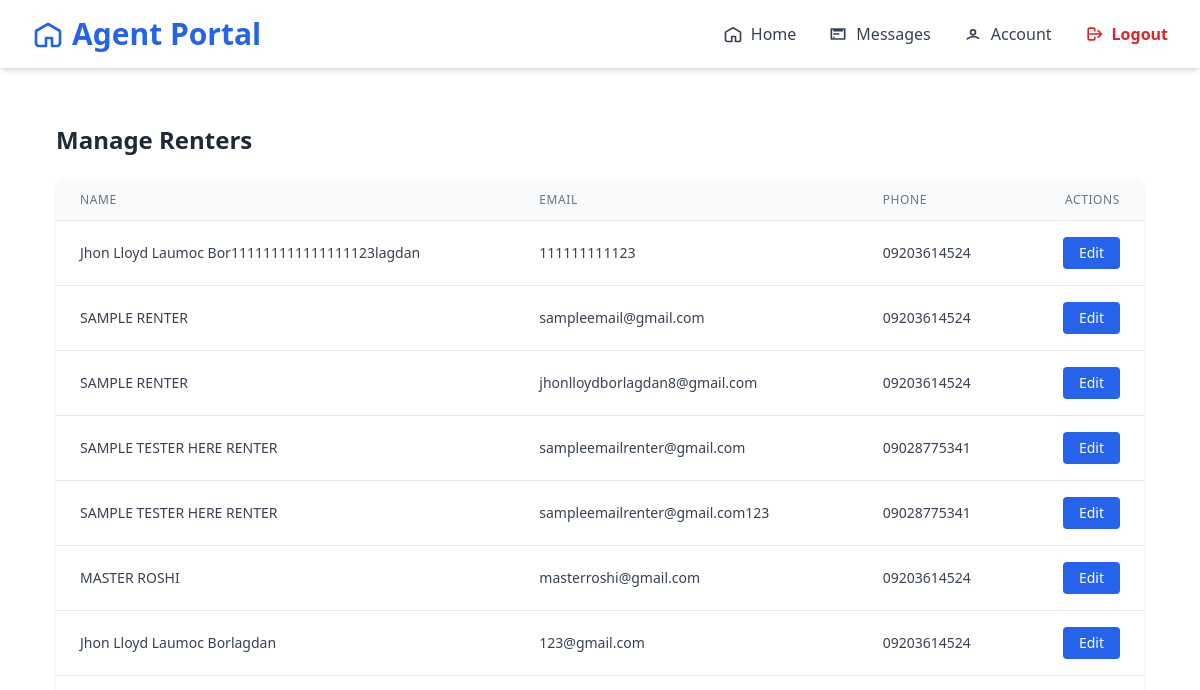
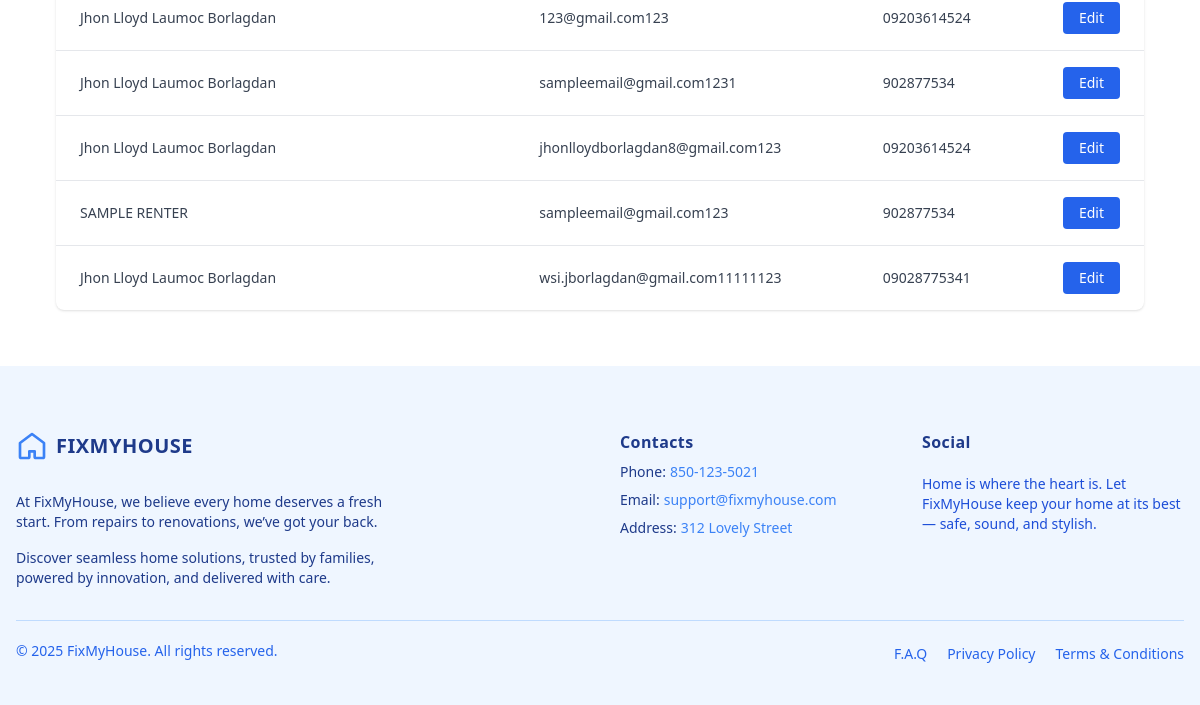
The page /agent/renters/ (signed in) on the database as committed earlier (2 pictures, top to bottom).
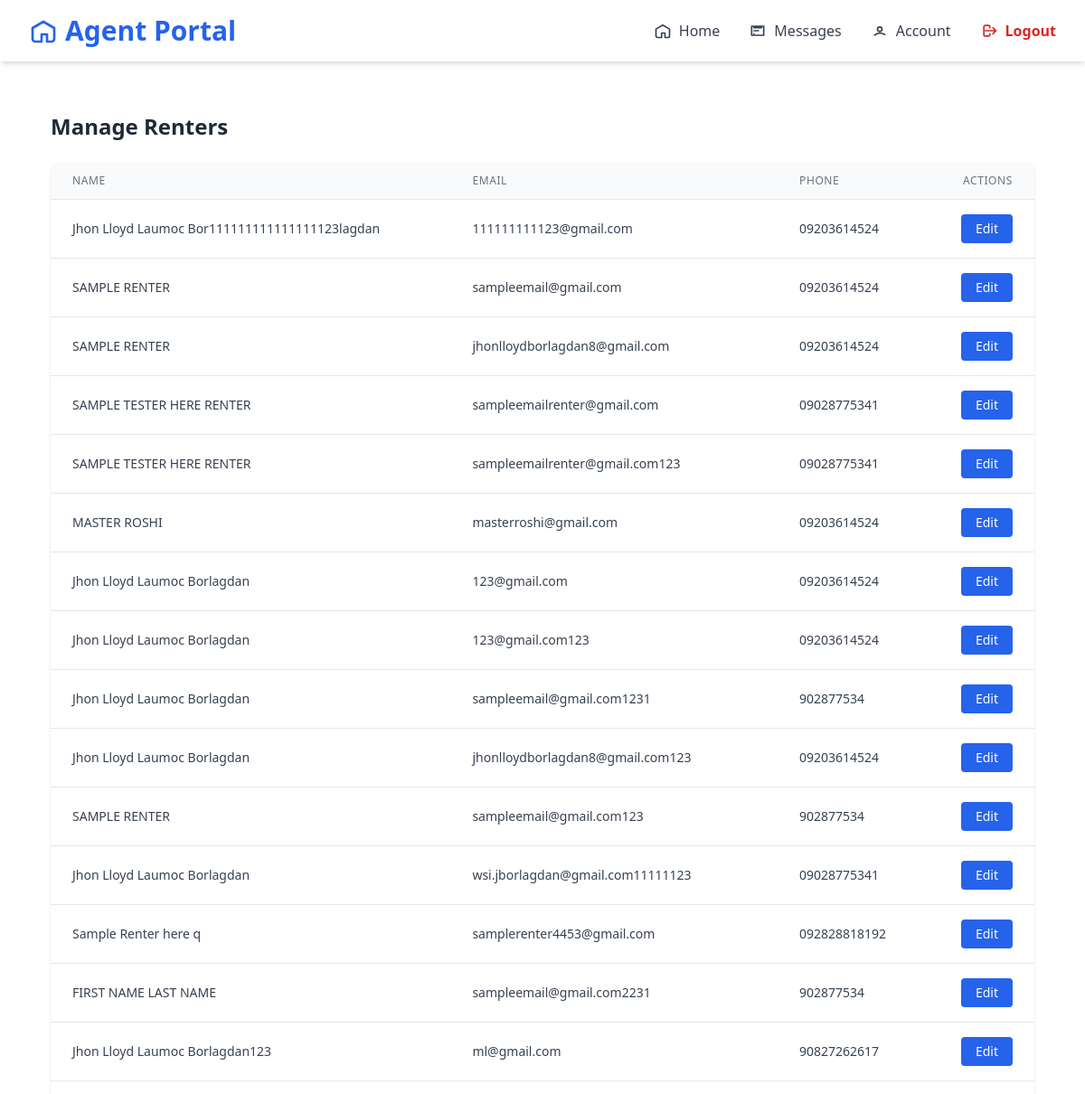
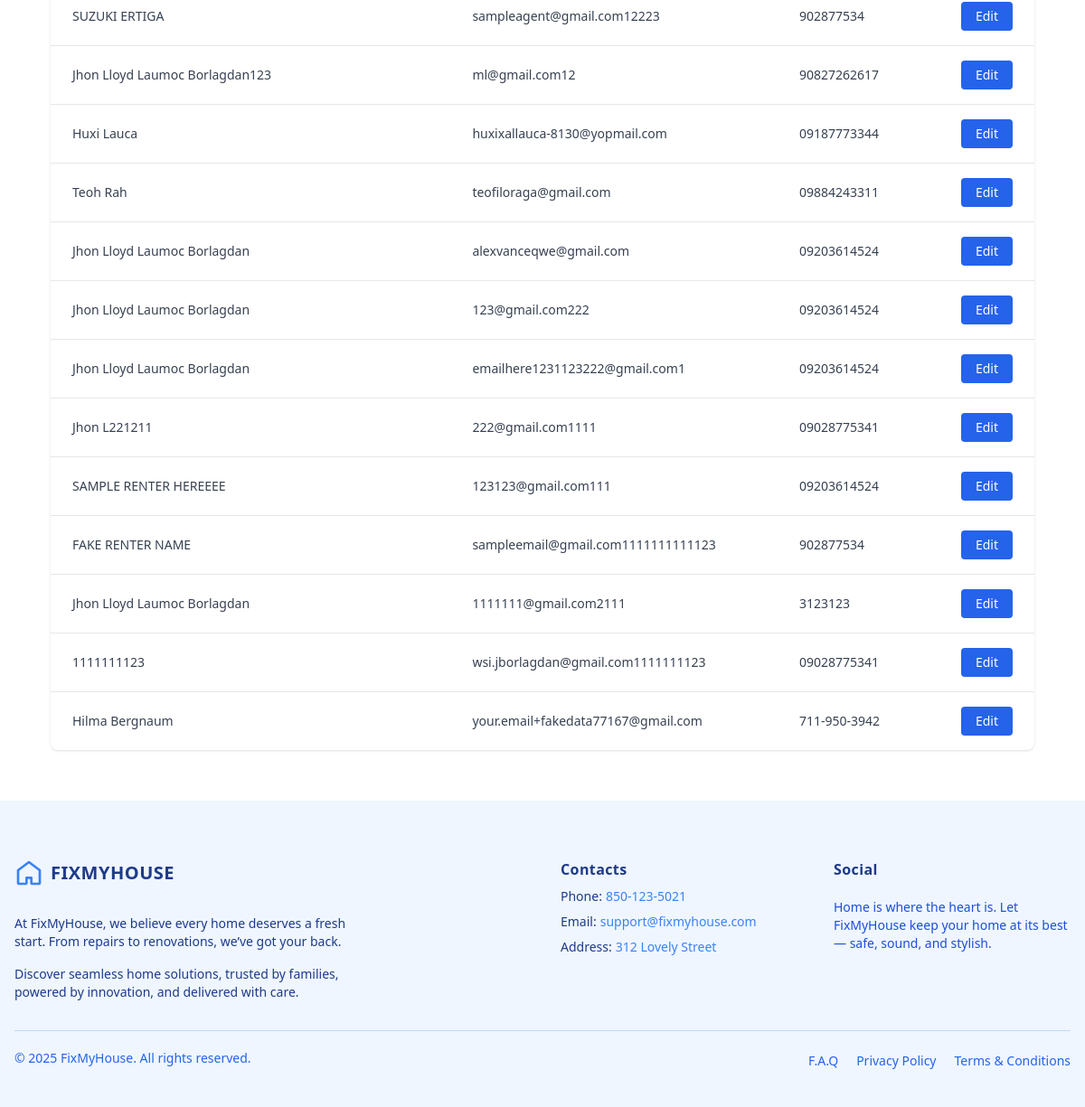
The same page on the database as committed later (2 pictures, top to bottom).
### renter/models/renter.py (models this page shows, shortened)
class Renter(models.Model):
    user = models.OneToOneField(User, on_delete=models.CASCADE,null=True)
    name = models.CharField(max_length=255)
    email = models.EmailField(unique=True)
    phone = models.CharField(max_length=20)
    password = models.CharField(max_length=128)  # store hashed password (later)
    gender = models.CharField(max_length=10, blank=True, null=True)
    date_of_birth = models.DateField(blank=True, null=True)
    company_name = models.CharField(max_length=255, blank=True, null=True)
    contact_person = models.CharField(max_length=255, blank=True, null=True)
    contact_person_email = models.EmailField(blank=True, null=True)
    contact_phone = models.CharField(max_length=20, blank=True, null=True)
    state = models.CharField(max_length=100, blank=True, null=True)
    city = models.CharField(max_length=100, blank=True, null=True)
    zip_code = models.CharField(max_length=20, blank=True, null=True)
    company_address_line1 = models.CharField(max_length=255, blank=True, null=True)
    company_address_line2 = models.CharField(max_length=255, blank=True, null=True)
    company_postal_code = models.CharField(max_length=20, blank=True, null=True)
    upload_option = models.CharField(max_length=50, blank=True, null=True)  # 'manual' or 'report'
    property_image = models.ImageField(upload_to='property_images/', blank=True, null=True)
    floor_count = models.PositiveIntegerField(blank=True, null=True)
    room_count = models.PositiveIntegerField(blank=True, null=True)
    rooms = models.JSONField(blank=True, null=True)  # example: [{"type": "Bedroom"}, {"type": "Kitchen"}]
    address_line1 = models.CharField(max_length=255, blank=True, null=True)
    address_line2 = models.CharField(max_length=255, blank=True, null=True)
    house_state = models.CharField(max_length=100, blank=True, null=True)
    house_city = models.CharField(max_length=100, blank=True, null=True)
    house_zip = models.CharField(max_length=20, blank=True, null=True)

### agent/views.py (the view)
# urls.py: path('renters/', views.RenterListView.as_view(), name='manage_renters'),
@method_decorator(login_required, name='dispatch')
class RenterListView(ListView):
    model = Renter
    template_name = 'components/home/manageRenters.html'  # you’ll create this
    context_object_name = 'renters'

### agent/templates/components/home/manageRenters.html (shortened to what this page needs)
{% extends "baseAgent.html" %}
{% load widget_tweaks %}
{% block content %}
{% include 'components/home/navigatorBaseAgent.html' %}
<div class="max-w-7xl px-4 sm:px-6 lg:px-8 py-8 m-6">
    <h2 class="text-2xl font-bold text-gray-800 mb-6">Manage Renters</h2>
    <div class="overflow-x-auto bg-white shadow rounded-lg">
        <table class="min-w-full divide-y divide-gray-200">
            <thead class="bg-gray-50">
                <tr>
                    <th scope="col" class="px-6 py-3 text-left text-xs font-medium text-gray-500 uppercase tracking-wider">Name</th>
                    <th scope="col" class="px-6 py-3 text-left text-xs font-medium text-gray-500 uppercase tracking-wider">Email</th>
                    <th scope="col" class="px-6 py-3 text-left text-xs font-medium text-gray-500 uppercase tracking-wider">Phone</th>
                    <th scope="col" class="px-6 py-3 text-right text-xs font-medium text-gray-500 uppercase tracking-wider">Actions</th>
                </tr>
            </thead>
            <tbody class="divide-y divide-gray-200 text-sm text-gray-700">
                {% for renter in renters %}
                <tr class="hover:bg-gray-50 transition duration-150">
                    <td class="px-6 py-4 whitespace-nowrap">{{ renter.name }}</td>
                    <td class="px-6 py-4 whitespace-nowrap">{{ renter.email }}</td>
                    <td class="px-6 py-4 whitespace-nowrap">{{ renter.phone }}</td>
                    <td class="px-6 py-4 whitespace-nowrap text-right">
                        <a href="{% url 'edit_renter' renter.id %}"
                            class="inline-flex items-center px-4 py-1.5 text-sm font-medium text-white bg-blue-600 rounded hover:bg-blue-700 focus:outline-none">
                            Edit
                        </a>
                    </td>
                </tr>
                {% empty %}
                <tr>
                    <td colspan="4" class="px-6 py-4 text-center text-gray-500">No renters found.</td>
                </tr>
                {% endfor %}
            </tbody>
        </table>
    </div>
</div>
{% include 'components/footerAgent.html' %}
{% endblock %}

### agent/templates/baseAgent.html (shortened to what this page needs)
<!DOCTYPE html>
<html lang="en">
<head>
    <script src="https://cdn.tailwindcss.com"></script>
</head>
    <body>
        {% block content %}
        {% endblock %}
    </body>
</html>

### agent/templates/components/home/navigatorBaseAgent.html (shortened to what this page needs)
<nav class="flex justify-between items-center px-8 py-4 bg-white shadow-md sticky top-0 z-50">
    <h1 class="text-3xl font-bold text-blue-600 flex items-center gap-2">
        <svg xmlns="http://www.w3.org/2000/svg" class="h-8 w-8 text-blue-600" fill="none" viewBox="0 0 24 24" stroke="currentColor">
            <path stroke-linecap="round" stroke-linejoin="round" stroke-width="2" d="M3 9.75L12 4.5l9 5.25v9a2.25 2.25 0 01-2.25 2.25h-3.75V15h-4.5v6H5.25A2.25 2.25 0 013 18.75v-9z" />
        </svg>
        <span>Agent Portal</span>
    </h1>
    <div id="menu" class="hidden md:flex flex-col md:flex-row md:items-center absolute md:static top-16 left-0 w-full md:w-auto bg-white md:bg-transparent p-4 md:p-0 shadow md:shadow-none z-50 space-y-4 md:space-y-0 md:space-x-8">
        <a href="{% url 'home_agent' %}" class="flex items-center text-gray-700 hover:text-blue-600 transition gap-2">
            <svg xmlns="http://www.w3.org/2000/svg" class="h-5 w-5" fill="none" viewBox="0 0 24 24" stroke="currentColor">
                <path stroke-linecap="round" stroke-linejoin="round" stroke-width="2" d="M3 9.75L12 4.5l9 5.25v9a2.25 2.25 0 01-2.25 2.25h-3.75V15h-4.5v6H5.25A2.25 2.25 0 013 18.75v-9z" />
            </svg>
            <span>Home</span>
        </a>
        <a href="#" class="flex items-center text-gray-700 hover:text-blue-600 transition gap-2">
            <svg xmlns="http://www.w3.org/2000/svg" class="h-5 w-5" fill="none" viewBox="0 0 24 24" stroke="currentColor">
                <path stroke-linecap="round" stroke-linejoin="round" stroke-width="2" d="M7 8h10M7 12h6m-6 4h.01M4 6h16v12H4z" />
            </svg>
            <span>Messages</span>
        </a>
        <a href="{% url 'profile_agent' %}" class="flex items-center text-gray-700 hover:text-blue-600 transition gap-2">
            <svg xmlns="http://www.w3.org/2000/svg" class="h-5 w-5" fill="none" viewBox="0 0 24 24" stroke="currentColor">
                <path stroke-linecap="round" stroke-linejoin="round" stroke-width="2" d="M5.121 17.804A11.963 11.963 0 0112 15c2.45 0 4.71.748 6.879 2.026M15 10a3 3 0 11-6 0 3 3 0 016 0z" />
            </svg>
            <span>Account</span>
        </a>
        <form id="logout-form" method="POST" action="{% url 'logout_agent' %}">
            <button type="submit" class="flex items-center text-red-600 font-bold hover:text-red-800 transition">
                <svg xmlns="http://www.w3.org/2000/svg" class="h-5 w-5 mr-2" fill="none" viewBox="0 0 24 24" stroke="currentColor">
                    <path stroke-linecap="round" stroke-linejoin="round" stroke-width="2" d="M17 16l4-4m0 0l-4-4m4 4H7m6 4v1a2 2 0 01-2 2H7a2 2 0 01-2-2V7a2 2 0 012-2h4a2 2 0 012 2v1" />
                </svg>
                Logout
            </button>
        </form>
    </div>
</nav>

### agent/templates/components/footerAgent.html (shortened to what this page needs)
<div class="w-full px-4 pt-16 bg-blue-50">
  <div class="grid gap-10 row-gap-6 mb-8 sm:grid-cols-2 lg:grid-cols-4 max-w-screen-xl mx-auto">
    <div class="sm:col-span-2">
      <a href="/" aria-label="Go home" title="FixMyHouse" class="inline-flex items-center">
        <svg class="w-8 text-blue-500" fill="none" stroke="currentColor" stroke-width="2" viewBox="0 0 24 24" stroke-linecap="round" stroke-linejoin="round">
          <path d="M3 9.75L12 3l9 6.75V20a1 1 0 0 1-1 1h-5a1 1 0 0 1-1-1v-4H10v4a1 1 0 0 1-1 1H4a1 1 0 0 1-1-1V9.75z"></path>
        </svg>
        <span class="ml-2 text-xl font-bold tracking-wide text-blue-900 uppercase">FixMyHouse</span>
      </a>
      <div class="mt-6 lg:max-w-sm">
        <p class="text-sm text-blue-900">
          At FixMyHouse, we believe every home deserves a fresh start. From repairs to renovations, we’ve got your back.
        </p>
        <p class="mt-4 text-sm text-blue-900">
          Discover seamless home solutions, trusted by families, powered by innovation, and delivered with care.
        </p>
      </div>
    </div>
    <div class="space-y-2 text-sm">
      <p class="text-base font-bold tracking-wide text-blue-900">Contacts</p>
      <div class="flex">
        <p class="mr-1 text-blue-900">Phone:</p>
        <a href="tel:850-123-5021" aria-label="Our phone" title="Our phone" class="transition-colors duration-300 text-blue-500 hover:text-blue-700">850-123-5021</a>
      </div>
      <div class="flex">
        <p class="mr-1 text-blue-900">Email:</p>
        <a href="mailto:support@fixmyhouse.com" aria-label="Our email" title="Our email" class="transition-colors duration-300 text-blue-500 hover:text-blue-700">support@fixmyhouse.com</a>
      </div>
      <div class="flex">
        <p class="mr-1 text-blue-900">Address:</p>
        <a href="https://www.google.com/maps" target="_blank" rel="noopener noreferrer" aria-label="Our address" title="Our address" class="transition-colors duration-300 text-blue-500 hover:text-blue-700">
          312 Lovely Street
        </a>
      </div>
    </div>
    <div>
      <span class="text-base font-bold tracking-wide text-blue-900">Social</span>
      <p class="mt-4 text-sm text-blue-700">
        Home is where the heart is. Let FixMyHouse keep your home at its best — safe, sound, and stylish.
      </p>
    </div>
  </div>
  <div class="flex flex-col-reverse justify-between pt-5 pb-10 border-t lg:flex-row border-blue-200 max-w-screen-xl mx-auto">
    <p class="text-sm text-blue-600">
      © 2025 FixMyHouse. All rights reserved.
    </p>
    <ul class="flex flex-col mb-3 space-y-2 lg:mb-0 sm:space-y-0 sm:space-x-5 sm:flex-row">
      <li>
        <a href="/" class="text-sm text-blue-600 transition-colors duration-300 hover:text-blue-700">F.A.Q</a>
      </li>
      <li>
        <a href="/" class="text-sm text-blue-600 transition-colors duration-300 hover:text-blue-700">Privacy Policy</a>
      </li>
      <li>
        <a href="/" class="text-sm text-blue-600 transition-colors duration-300 hover:text-blue-700">Terms &amp; Conditions</a>
      </li>
    </ul>
  </div>
</div>

Rows that differ between the two databases and show on the page:
changed Renter "Jhon Lloyd Laumoc Bor111111111111111123lagdan": email "111111111123" → "111111111123@gmail.com"
added Renter: name "Sample Renter here q", email "samplerenter4453@gmail.com", phone "092828818192"
added Renter: name "FIRST NAME LAST NAME", email "sampleemail@gmail.com2231", phone "902877534"
added Renter: name "Jhon Lloyd Laumoc Borlagdan123", email "ml@gmail.com", phone "90827262617"
added Renter: name "SUZUKI ERTIGA", email "sampleagent@gmail.com12223", phone "902877534"
added Renter: name "Jhon Lloyd Laumoc Borlagdan123", email "ml@gmail.com12", phone "90827262617"
added Renter: name "Huxi Lauca", email "huxixallauca-8130@yopmail.com", phone "09187773344"
added Renter: name "Teoh Rah", email "teofiloraga@gmail.com", phone "09884243311"
added Renter: name "Jhon Lloyd Laumoc Borlagdan", email "alexvanceqwe@gmail.com", phone "09203614524"
added Renter: name "Jhon Lloyd Laumoc Borlagdan", email "123@gmail.com222", phone "09203614524"
added Renter: name "Jhon Lloyd Laumoc Borlagdan", email "emailhere1231123222@gmail.com1", phone "09203614524"
added Renter: name "Jhon L221211", email "222@gmail.com1111", phone "09028775341"
added Renter: name "SAMPLE RENTER HEREEEE", email "123123@gmail.com111", phone "09203614524"
added Renter: name "FAKE RENTER NAME", email "sampleemail@gmail.com1111111111123", phone "902877534"
added Renter: name "Jhon Lloyd Laumoc Borlagdan", email "1111111@gmail.com2111", phone "3123123"
added Renter: name "1111111123", email "wsi.jborlagdan@gmail.com1111111123", phone "09028775341"
added Renter: name "Hilma Bergnaum", email "your.email+fakedata77167@gmail.com", phone "711-950-3942"
